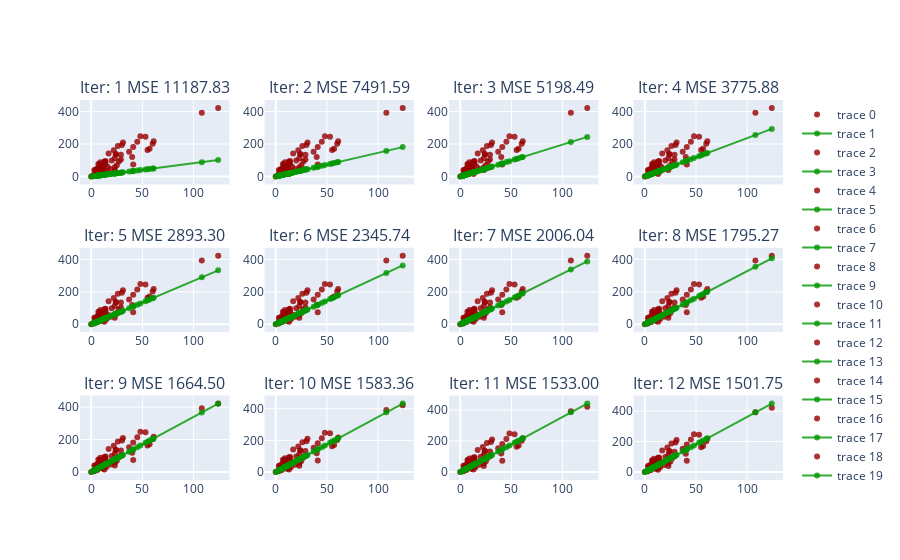

Notebook code cell kept with this figure:
### Code cell
idx = 0
for i in range(rows):
    for j in range(cols ):
        (b1, b0) = log[idx]
        y_hat = b0 + b1*data['X']
        fig.add_trace(go.Scatter(x=data['X'], y=data['Y'], mode='markers', marker_color='rgba(152, 0, 0, .8)'), row=i+1, col=j+1)
        fig.add_trace(go.Scatter(x=data['X'], y=y_hat, mode='lines+markers', marker_color='rgba(0, 152, 0, .8)'), row=i+1, col=j+1)
        idx +=1
fig.show()
